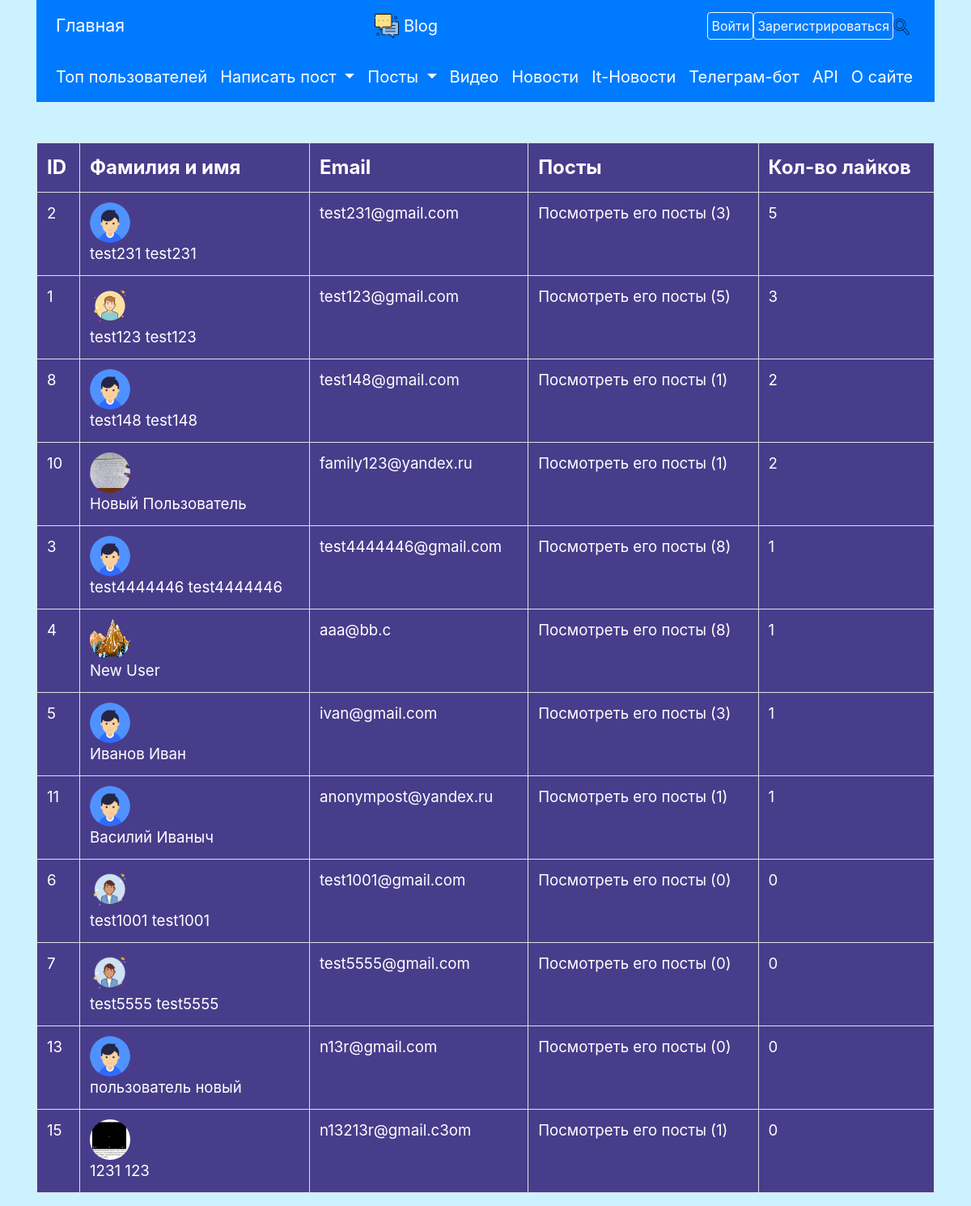
Screenshot of /users with the database file from the repository.
### data/users.py (models this page shows, shortened)
class User(SqlAlchemyBase, UserMixin, SerializerMixin):
    __tablename__ = 'users'
    id = sqlalchemy.Column(sqlalchemy.Integer,
                           primary_key=True, autoincrement=True)
    surname = sqlalchemy.Column(sqlalchemy.String, nullable=True)
    name = sqlalchemy.Column(sqlalchemy.String, nullable=True)
    about = sqlalchemy.Column(sqlalchemy.String, nullable=True)
    email = sqlalchemy.Column(sqlalchemy.String,
                              index=True, unique=True, nullable=True)
    hashed_password = sqlalchemy.Column(sqlalchemy.String, nullable=True)
    icon = sqlalchemy.Column(sqlalchemy.String, default='default_user.png')
    posts = orm.relation("Post", back_populates='author')
    followed = orm.relationship('User',
                                secondary=followers,
                                primaryjoin=(followers.c.follower_id == id),
                                secondaryjoin=(followers.c.followed_id == id),
                                backref=orm.backref('followers',
                                                    lazy='dynamic'),
                                lazy='dynamic')
    subscribed = orm.relationship('User',
                                  secondary=subscribers,
                                  primaryjoin=(
                                          subscribers.c.subscriber_id == id),
                                  secondaryjoin=(
                                          subscribers.c.subscribed_id == id),
                                  backref=orm.backref('subscribers',
                                                      lazy='dynamic'),
                                  lazy='dynamic')
    liked_posts = orm.relation('Post', secondary='liked')
    kol_likes = None  # суммарное кол-во лайков за все его посты

### main.py (the view)
@app.route("/users")
def all_users():
    db_sess = db_session.create_session()
    users = db_sess.query(User).all()
    for user in users:
        kol_likes = 0
        for post in user.posts:
            kol_likes += len(post.likes_)
        user.kol_likes = kol_likes
    return render_template("users.html",
                           title='Пользователи',
                           users=sorted(users,
                                        key=lambda user: -user.kol_likes))

### data/db_session.py (called while the page is built)
def create_session() -> Session:
    global __factory
    return __factory()

### templates/users.html
{% extends "base.html" %}
{% block content %}
<table width="100%" class="table table-bordered"
       style="color: white; font-size: 14pt; background-color: #483D8B;">
    <tr style="font-size: 18pt; font-weight:bold;">
        <td>ID</td>
        <td>Фамилия и имя</td>
        <td>Email</td>
        <td>Посты</td>
        <td>Кол-во лайков</td>
    </tr>
    {% for user in users %}
    <tr>
        <td>{{ user.id }}</td>
        <td><img alt="Профиль пользователя" width="50px" height="50px"
                                 src="{{url_for('static', filename='img/users/') + user.icon}}"
                                 style="border-radius: 50%;
                            margin-right: 20px;">
<a href="/users/{{ user.id }}"
   style="color: white;">{{ user.surname }} {{ user.name }}</a></td>
        <td>{{ user.email }}</td>
        <td><a href="/posts/users/{{ user.id }}" style="color: white;">Посмотреть его посты ({{
           user.posts | length }})</a></td>
        <td>{{ user.kol_likes }}</td>
    </tr>
    {% endfor %}
</table>
{% endblock %}

### static/css/style.css (style rules this page uses)
body { background-color: #ccf2ff; }
td { white-space: pre-wrap; }

### rows the page displays
User: id "2", icon (placeholder picture), surname "test231", name "test231", email "test231@gmail.com", posts|length "3", kol_likes "5"
User: id "1", icon (picture), surname "test123", name "test123", email "test123@gmail.com", posts|length "5", kol_likes "3"
User: id "8", icon (placeholder picture), surname "test148", name "test148", email "test148@gmail.com", posts|length "1", kol_likes "2"
User: id "10", icon (picture), surname "Новый", name "Пользователь", email "family123@yandex.ru", posts|length "1", kol_likes "2"
User: id "3", icon (placeholder picture), surname "test4444446", name "test4444446", email "test4444446@gmail.com", posts|length "8", kol_likes "1"
User: id "4", icon (picture), surname "New", name "User", email "aaa@bb.c", posts|length "8", kol_likes "1"
User: id "5", icon (placeholder picture), surname "Иванов", name "Иван", email "ivan@gmail.com", posts|length "3", kol_likes "1"
User: id "11", icon (placeholder picture), surname "Василий", name "Иваныч", email "anonympost@yandex.ru", posts|length "1", kol_likes "1"
User: id "6", icon (picture), surname "test1001", name "test1001", email "test1001@gmail.com", posts|length "0", kol_likes "0"
User: id "7", icon (picture), surname "test5555", name "test5555", email "test5555@gmail.com", posts|length "0", kol_likes "0"
User: id "13", icon (placeholder picture), surname "пользователь", name "новый", email "n13r@gmail.com", posts|length "0", kol_likes "0"
User: id "15", icon (picture), surname "1231", name "123", email "n13213r@gmail.c3om", posts|length "1", kol_likes "0"
